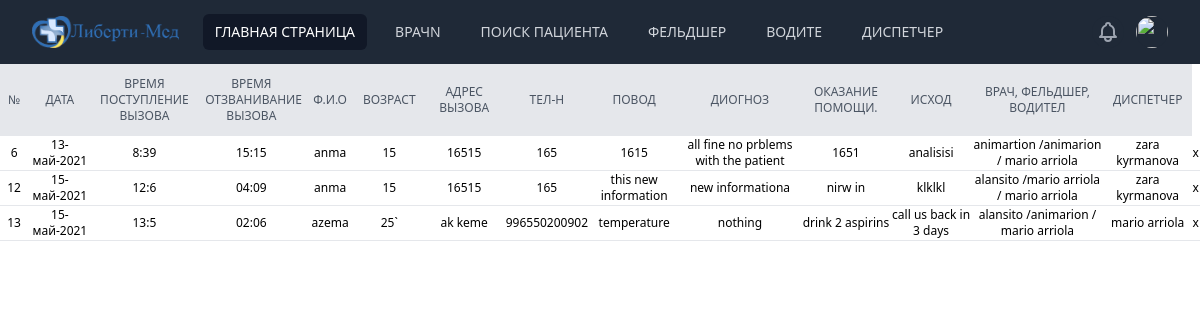
Page / (signed in) on the earlier database version.
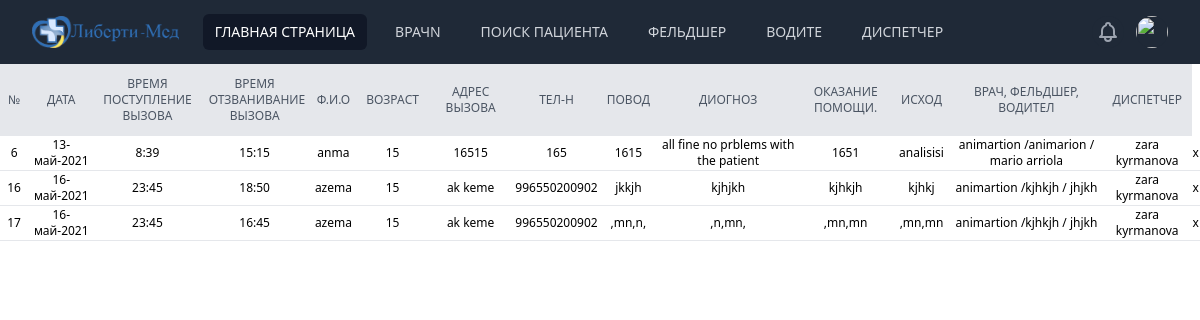
Same page on the later database version.
### tables this page shows
CREATE TABLE orders (id INTEGER PRIMARY KEY AUTOINCREMENT,  datein TEXT NOT NULL, timein TEXT NOT NULL, timeout  TEXT NOT NULL, id_client INTEGER NOT NULL, age TEXT NOT NULL, description TEXT NOT NULL,  diagnost TEXT NOT NULL, help NOT NULL, recomendation TEXT NOT NULL, doctor INTEGER NOT NULL, paramedic INTEGER NOT NULL, driver NOT NULL,  dispacher NOT NULL);

CREATE TABLE clients (id INTEGER PRIMARY KEY AUTOINCREMENT, name TEXT NOT NULL, phone TEXT NOT NULL, address TEXT NOT NULL);

CREATE TABLE doctors (id INTEGER PRIMARY KEY AUTOINCREMENT, name TEXT NOT NULL ,especiality TEXT NOT NULL , phone TEXT NOT NULL, adress TEXT NOT NULL);

CREATE TABLE paramedics (id INTEGER PRIMARY KEY AUTOINCREMENT, name TEXT NOT NULL,especiality TEXT NOT NULL,phone TEXT NOT NULL, address TEXT NOT NULL);

CREATE TABLE drivers (id INTEGER PRIMARY KEY AUTOINCREMENT , name TEXT NOT NULL, phone TEXT NOT NULL, adress TEXT NOT NULL);

CREATE TABLE dispachers(id INTEGER PRIMARY KEY AUTOINCREMENT, name TEXT NOT NULL, phone TEXT NOT NULL, address TEXT NOT NULL);

### aplication.py (the view)
@app.route("/")
@login_require
def main():
    with sqlite3.connect(db_path) as conn:
        cur = conn.cursor()
        all_orders = cur.execute(
            "select * FROM orders  INNER JOIN clients  ON clients.id=orders.id_client INNER JOIN doctors ON orders.doctor=doctors.id INNER JOIN paramedics ON paramedics.id = orders.paramedic INNER JOIN drivers ON drivers.id=orders.driver INNER JOIN dispachers ON dispachers.id=orders.dispacher LIMIT 60"
        )
        customers = all_orders.fetchall()
        return render_template("main.html", customers=customers)

### aplication.py (called while the page is built)
@app.teardown_appcontext
def close_connection(exception):
    db = getattr(g, "_database", None)
    if db is not None:
        db.close()

### helpers.py (called while the page is built)
def login_require(f):
    @wraps(f)
    def decorated_function(*args, **kwargs):
        if session.get('user_id') is None:
            return redirect(url_for('login' ,next=request.url))
        return f(*args, **kwargs)
    return decorated_function

### templates/main.html (shortened to what this page needs)
{% extends "layout.html" %}
{% block main%}
<table class="w-screen text-xs">
    <tr class="bg-gray-200 text-gray-600 uppercase text-sm leading-normal">
        <td class="py-3 px-2 text-xs text-center">№</td>
        <td class="py-3 px-2 text-xs text-center">Дата</td>
        <td class="py-3 px-2 text-xs text-center">Время поступление вызова</td>
        <td class="py-3 px-2 text-xs text-center">Время отзванивание вызова</td>
        <td class="py-3 px-2 text-xs text-center">Ф.И.О</td>
        <td class="py-3 px-2 text-xs text-center">Возраст</td>
        <td class="py-3 px-2 text-xs text-center">Адрес вызова</td>
        <td class="py-3 px-2 text-xs text-center">Тел-н</td>
        <td class="py-3 px-2 text-xs text-center">Повод</td>
        <td class="py-3 px-2 text-xs text-center">Диогноз</td>
        <td class="py-3 px-2 text-xs text-center">Оказание помощи.</td>
        <td class="py-3 px-2 text-xs text-center">Исход</td>
        <td class="py-3 px-2 text-xs text-center">Врач, фельдшер, водител</td>
        <td class="py-3 px-2 text-xs text-center">Диспетчер</td>
    </tr>
    {%for customer in customers %}
    <tr class="border-b border-gray-200 hover:bg-gray-100">
        <td>{{customer[0]}}</td>
        <td>{{customer[1]}}</td>
        <td>{{customer[2]}}</td>
        <td>{{customer[3]}}</td>
        <td>{{customer[15]}}</td>
        <td>{{customer[5]}}</td>
        <td>{{customer[17]}}</td>
        <td>{{customer[16]}}</td>
        <td>{{customer[6]}}</td>
        <td>{{customer[7]}}</td>
        <td>{{customer[8]}}</td>
        <td>{{customer[9]}}</td>
        <td>{{customer[19]}} /{{customer[24]}} / {{customer[29]}}</td>
        <td>{{customer[33]}}</td>
        <td><form method="post" action="/deletemain">
                <button type="submit">x</button>
            </form>
    </tr>
    {% endfor %}
</table>
{%endblock%}

### templates/layout.html (shortened to what this page needs)
<!DOCTYPE html>
<html lang="ru">
    <head>
        <link href="https://unpkg.com/tailwindcss@^2/dist/tailwind.min.css" rel="stylesheet">
        <link href="/static/main.css" rel="stylesheet">
    </head>
    <body class="flex flex-col">
<nav class="bg-gray-800">
  <div class="max-w-7xl mx-auto px-2 sm:px-6 lg:px-8">
    <div class="relative flex items-center justify-between h-16">
      <div class="flex-1 flex items-center justify-center sm:items-stretch sm:justify-start">
        <div class="flex-shrink-0 flex items-center">
          <img class="hidden lg:block h-8 w-auto" src="/static/img/logo.png" alt="LIBERTY MED">
        </div>
        <div class="hidden sm:block sm:ml-6">
          <div class="flex space-x-4">
          {%if session.user_id %}
            <a href="/" class="bg-gray-900 text-white px-3 py-2 rounded-md text-sm font-medium" aria-current="page">ГЛАВНАЯ СТРАНИЦА</a>
            <a href="/doctors" class="text-gray-300 hover:bg-gray-700 hover:text-white px-3 py-2 rounded-md text-sm font-medium">ВРАЧN</a>
            <a href="/clients" class="text-gray-300 hover:bg-gray-700 hover:text-white px-3 py-2 rounded-md text-sm font-medium">ПОИСК ПАЦИЕНТА</a>
            <a href="/paramedics" class="text-gray-300 hover:bg-gray-700 hover:text-white px-3 py-2 rounded-md text-sm font-medium">ФЕЛЬДШЕР</a>
            <a href="/drivers" class="text-gray-300 hover:bg-grey-700 hover:text-white px-3 py-2 rounded-md text-sm font-medium">ВОДИТЕ</a>
            <a href="/dispachers" class="text-gray-300 hover:bg-grey-700 hover:text-white px-3 py-2 rounded-md text-sm font-medium">ДИСПЕТЧЕР</a>
            {% endif %}
          </div>
        </div>
      </div>
      <div class="absolute inset-y-0 right-0 flex items-center pr-2 sm:static sm:inset-auto sm:ml-6 sm:pr-0">
        <button class="bg-gray-800 p-1 rounded-full text-gray-400 hover:text-white focus:outline-none focus:ring-2 focus:ring-offset-2 focus:ring-offset-gray-800 focus:ring-white">
        </button>
        <div class="ml-3 relative">
          <div>
            <button type="button" class="bg-gray-800 flex text-sm rounded-full focus:outline-none focus:ring-2 focus:ring-offset-2 focus:ring-offset-gray-800 focus:ring-white" id="user-menu-button" aria-expanded="false" aria-haspopup="true">
              <img class="h-8 w-8 rounded-full" src="https://images.unsplash.com/photo-1472099645785-5658abf4ff4e?ixlib=rb-1.2.1&ixid=eyJhcHBfaWQiOjEyMDd9&auto=format&fit=facearea&facepad=2&w=256&h=256&q=80" alt="">
            </button>
          </div>
</nav>
{% block main %}
{% endblock %}
    </body>
</html>

### static/main.css (style rules this page uses)
body { background-color:red !importan; }
.py-3 { max-width: 9em; }
.border-b { text-align: center; }

Differences in the rows shown:
removed orders: id "12", datein "15-май-2021", timein "12:6", timeout "04:09", name "anma", age "15", address "16515", phone "165", description "this new information", diagnost "new informationa", help "nirw in", recomendation "klklkl", name "alansito", name "mario arriola", name "zara kyrmanova"
removed orders: id "13", datein "15-май-2021", timein "13:5", timeout "02:06", name "azema", age "25`", address "ak keme", phone "996550200902", description "temperature", diagnost "nothing", help "drink 2 aspirins", recomendation "call us back in 3 days", name "alansito", name "animarion", name "mario arriola"
added orders: id "16", datein "16-май-2021", timein "23:45", timeout "18:50", name "azema", age "15", address "ak keme", phone "996550200902", description "jkkjh", diagnost "kjhjkh", help "kjhkjh", recomendation "kjhkj", name "animartion", name "kjhkjh", name "jhjkh", name "zara kyrmanova"
added orders: id "17", datein "16-май-2021", timein "23:45", timeout "16:45", name "azema", age "15", address "ak keme", phone "996550200902", description ",mn,n,", diagnost ",n,mn,", help ",mn,mn", recomendation ",mn,mn", name "animartion", name "kjhkjh", name "jhjkh", name "zara kyrmanova"
